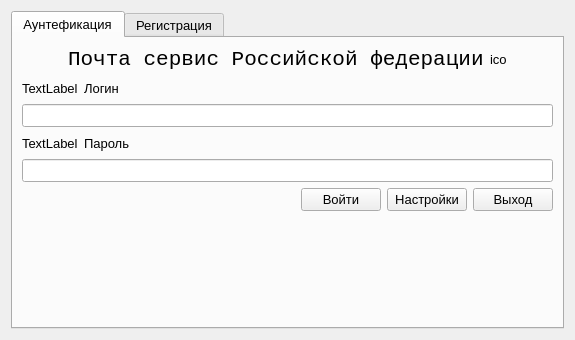
<?xml version="1.0" encoding="UTF-8"?>
<ui version="4.0">
 <class>Authentication</class>
 <widget class="QWidget" name="Authentication">
  <property name="geometry">
   <rect>
    <x>0</x>
    <y>0</y>
    <width>575</width>
    <height>340</height>
   </rect>
  </property>
  <property name="font">
   <font>
    <family>Segoe UI</family>
    <pointsize>10</pointsize>
   </font>
  </property>
  <property name="windowTitle">
   <string>Form</string>
  </property>
  <layout class="QGridLayout" name="gridLayout">
   <item row="0" column="0">
    <widget class="QTabWidget" name="mainTabWidget">
     <property name="currentIndex">
      <number>0</number>
     </property>
     <widget class="QWidget" name="authenticationTab">
      <attribute name="title">
       <string>Аунтефикация</string>
      </attribute>
      <layout class="QGridLayout" name="gridLayout_2">
       <item row="0" column="0">
        <layout class="QVBoxLayout" name="verticalLayout">
         <item>
          <layout class="QHBoxLayout" name="horizontalLayout">
           <item>
            <spacer name="horizontalSpacer_2">
             <property name="orientation">
              <enum>Qt::Horizontal</enum>
             </property>
             <property name="sizeHint" stdset="0">
              <size>
               <width>40</width>
               <height>20</height>
              </size>
             </property>
            </spacer>
           </item>
           <item>
            <widget class="QLabel" name="label">
             <property name="font">
              <font>
               <family>Consolas</family>
               <pointsize>16</pointsize>
              </font>
             </property>
             <property name="text">
              <string>Почта сервис Российской федерации</string>
             </property>
            </widget>
           </item>
           <item>
            <widget class="QLabel" name="mailServiceIconPixmap">
             <property name="text">
              <string>ico</string>
             </property>
            </widget>
           </item>
           <item>
            <spacer name="horizontalSpacer">
             <property name="orientation">
              <enum>Qt::Horizontal</enum>
             </property>
             <property name="sizeHint" stdset="0">
              <size>
               <width>40</width>
               <height>20</height>
              </size>
             </property>
            </spacer>
           </item>
          </layout>
         </item>
         <item>
          <layout class="QVBoxLayout" name="verticalLayout_3">
           <item>
            <layout class="QVBoxLayout" name="verticalLayout_2">
             <item>
              <layout class="QHBoxLayout" name="horizontalLayout_4">
               <item>
                <widget class="QLabel" name="loginIconPixmap">
                 <property name="text">
                  <string>TextLabel</string>
                 </property>
                </widget>
               </item>
               <item>
                <widget class="QLabel" name="label_3">
                 <property name="text">
                  <string>Логин</string>
                 </property>
                </widget>
               </item>
               <item>
                <spacer name="horizontalSpacer_5">
                 <property name="orientation">
                  <enum>Qt::Horizontal</enum>
                 </property>
                 <property name="sizeHint" stdset="0">
                  <size>
                   <width>40</width>
                   <height>20</height>
                  </size>
                 </property>
                </spacer>
               </item>
              </layout>
             </item>
             <item>
              <widget class="QLineEdit" name="authenticationNumberPhoneLineEdit"/>
             </item>
            </layout>
           </item>
          </layout>
         </item>
         <item>
          <layout class="QVBoxLayout" name="verticalLayout_9">
           <item>
            <layout class="QHBoxLayout" name="horizontalLayout_5">
             <item>
              <widget class="QLabel" name="passwordIconPixmap">
               <property name="text">
                <string>TextLabel</string>
               </property>
              </widget>
             </item>
             <item>
              <widget class="QLabel" name="label_4">
               <property name="text">
                <string>Пароль</string>
               </property>
              </widget>
             </item>
             <item>
              <spacer name="horizontalSpacer_6">
               <property name="orientation">
                <enum>Qt::Horizontal</enum>
               </property>
               <property name="sizeHint" stdset="0">
                <size>
                 <width>40</width>
                 <height>20</height>
                </size>
               </property>
              </spacer>
             </item>
            </layout>
           </item>
           <item>
            <widget class="QLineEdit" name="authenticationPasswordLineEdit">
             <property name="echoMode">
              <enum>QLineEdit::Password</enum>
             </property>
            </widget>
           </item>
          </layout>
         </item>
         <item>
          <layout class="QHBoxLayout" name="horizontalLayout_2">
           <item>
            <spacer name="horizontalSpacer_3">
             <property name="orientation">
              <enum>Qt::Horizontal</enum>
             </property>
             <property name="sizeHint" stdset="0">
              <size>
               <width>40</width>
               <height>20</height>
              </size>
             </property>
            </spacer>
           </item>
           <item>
            <widget class="QPushButton" name="authenticationPushButton">
             <property name="text">
              <string>Войти</string>
             </property>
            </widget>
           </item>
           <item>
            <widget class="QPushButton" name="settingsPushButton">
             <property name="text">
              <string>Настройки</string>
             </property>
            </widget>
           </item>
           <item>
            <widget class="QPushButton" name="quitPushButton">
             <property name="text">
              <string>Выход</string>
             </property>
            </widget>
           </item>
          </layout>
         </item>
         <item>
          <spacer name="verticalSpacer">
           <property name="orientation">
            <enum>Qt::Vertical</enum>
           </property>
           <property name="sizeHint" stdset="0">
            <size>
             <width>20</width>
             <height>40</height>
            </size>
           </property>
          </spacer>
         </item>
        </layout>
       </item>
      </layout>
     </widget>
     <widget class="QWidget" name="registrationTab">
      <attribute name="title">
       <string>Регистрация</string>
      </attribute>
      <layout class="QGridLayout" name="gridLayout_3">
       <item row="0" column="0">
        <layout class="QVBoxLayout" name="verticalLayout_4">
         <item>
          <layout class="QVBoxLayout" name="verticalLayout_5">
           <item>
            <layout class="QVBoxLayout" name="verticalLayout_6">
             <item>
              <layout class="QVBoxLayout" name="verticalLayout_10">
               <item>
                <layout class="QHBoxLayout" name="horizontalLayout_9">
                 <item>
                  <widget class="QLabel" name="numberPhoneIconPixmap">
                   <property name="text">
                    <string>ico</string>
                   </property>
                  </widget>
                 </item>
                 <item>
                  <widget class="QLabel" name="label_5">
                   <property name="text">
                    <string>Номер телефона</string>
                   </property>
                  </widget>
                 </item>
                 <item>
                  <spacer name="horizontalSpacer_10">
                   <property name="orientation">
                    <enum>Qt::Horizontal</enum>
                   </property>
                   <property name="sizeHint" stdset="0">
                    <size>
                     <width>40</width>
                     <height>20</height>
                    </size>
                   </property>
                  </spacer>
                 </item>
                </layout>
               </item>
               <item>
                <widget class="QLineEdit" name="registrationNumberPhoneLineEdit"/>
               </item>
              </layout>
             </item>
             <item>
              <layout class="QHBoxLayout" name="horizontalLayout_8">
               <item>
                <widget class="QLabel" name="passwordIconPixmap_2">
                 <property name="text">
                  <string>ico</string>
                 </property>
                </widget>
               </item>
               <item>
                <widget class="QLabel" name="label_6">
                 <property name="text">
                  <string>Пароль</string>
                 </property>
                </widget>
               </item>
               <item>
                <spacer name="horizontalSpacer_9">
                 <property name="orientation">
                  <enum>Qt::Horizontal</enum>
                 </property>
                 <property name="sizeHint" stdset="0">
                  <size>
                   <width>40</width>
                   <height>20</height>
                  </size>
                 </property>
                </spacer>
               </item>
              </layout>
             </item>
             <item>
              <widget class="QLineEdit" name="registrationPasswordLineEdit">
               <property name="echoMode">
                <enum>QLineEdit::Password</enum>
               </property>
              </widget>
             </item>
            </layout>
           </item>
           <item>
            <layout class="QVBoxLayout" name="verticalLayout_7">
             <item>
              <layout class="QHBoxLayout" name="horizontalLayout_7">
               <item>
                <widget class="QLabel" name="fullNameIconPixmap">
                 <property name="text">
                  <string>ico</string>
                 </property>
                </widget>
               </item>
               <item>
                <widget class="QLabel" name="label_7">
                 <property name="text">
                  <string>ФИО</string>
                 </property>
                </widget>
               </item>
               <item>
                <spacer name="horizontalSpacer_8">
                 <property name="orientation">
                  <enum>Qt::Horizontal</enum>
                 </property>
                 <property name="sizeHint" stdset="0">
                  <size>
                   <width>40</width>
                   <height>20</height>
                  </size>
                 </property>
                </spacer>
               </item>
              </layout>
             </item>
             <item>
              <widget class="QLineEdit" name="registrationFullnameLineEdit"/>
             </item>
            </layout>
           </item>
           <item>
            <layout class="QVBoxLayout" name="verticalLayout_8">
             <item>
              <layout class="QHBoxLayout" name="horizontalLayout_6">
               <item>
                <widget class="QLabel" name="homeAddressIconPixmap">
                 <property name="text">
                  <string>ico</string>
                 </property>
                </widget>
               </item>
               <item>
                <widget class="QLabel" name="label_8">
                 <property name="text">
                  <string>Домашний адрес</string>
                 </property>
                </widget>
               </item>
               <item>
                <spacer name="horizontalSpacer_7">
                 <property name="orientation">
                  <enum>Qt::Horizontal</enum>
                 </property>
                 <property name="sizeHint" stdset="0">
                  <size>
                   <width>40</width>
                   <height>20</height>
                  </size>
                 </property>
                </spacer>
               </item>
              </layout>
             </item>
             <item>
              <widget class="QLineEdit" name="registrationHomeAddressLineEdit"/>
             </item>
            </layout>
           </item>
           <item>
            <layout class="QHBoxLayout" name="horizontalLayout_3">
             <item>
              <spacer name="horizontalSpacer_4">
               <property name="orientation">
                <enum>Qt::Horizontal</enum>
               </property>
               <property name="sizeHint" stdset="0">
                <size>
                 <width>40</width>
                 <height>20</height>
                </size>
               </property>
              </spacer>
             </item>
             <item>
              <widget class="QPushButton" name="registrationPushButton">
               <property name="text">
                <string>Зарегистрироваться</string>
               </property>
              </widget>
             </item>
            </layout>
           </item>
           <item>
            <spacer name="verticalSpacer_2">
             <property name="orientation">
              <enum>Qt::Vertical</enum>
             </property>
             <property name="sizeHint" stdset="0">
              <size>
               <width>20</width>
               <height>40</height>
              </size>
             </property>
            </spacer>
           </item>
          </layout>
         </item>
        </layout>
       </item>
      </layout>
     </widget>
    </widget>
   </item>
  </layout>
 </widget>
 <resources/>
 <connections/>
</ui>
